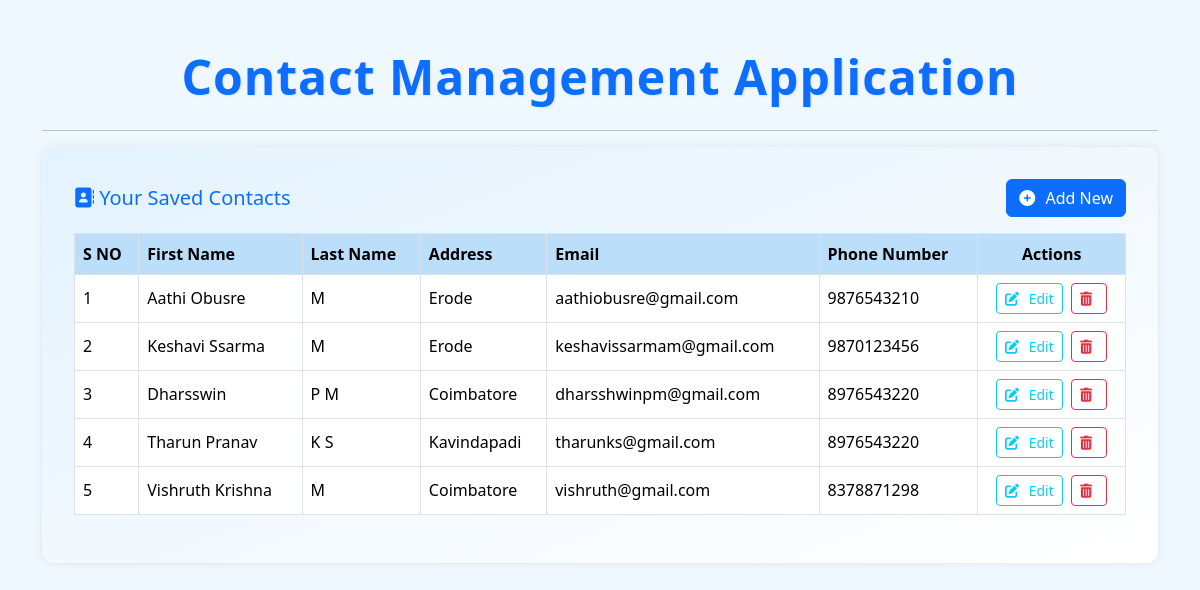
Page /contacts/list/ on the earlier database version.
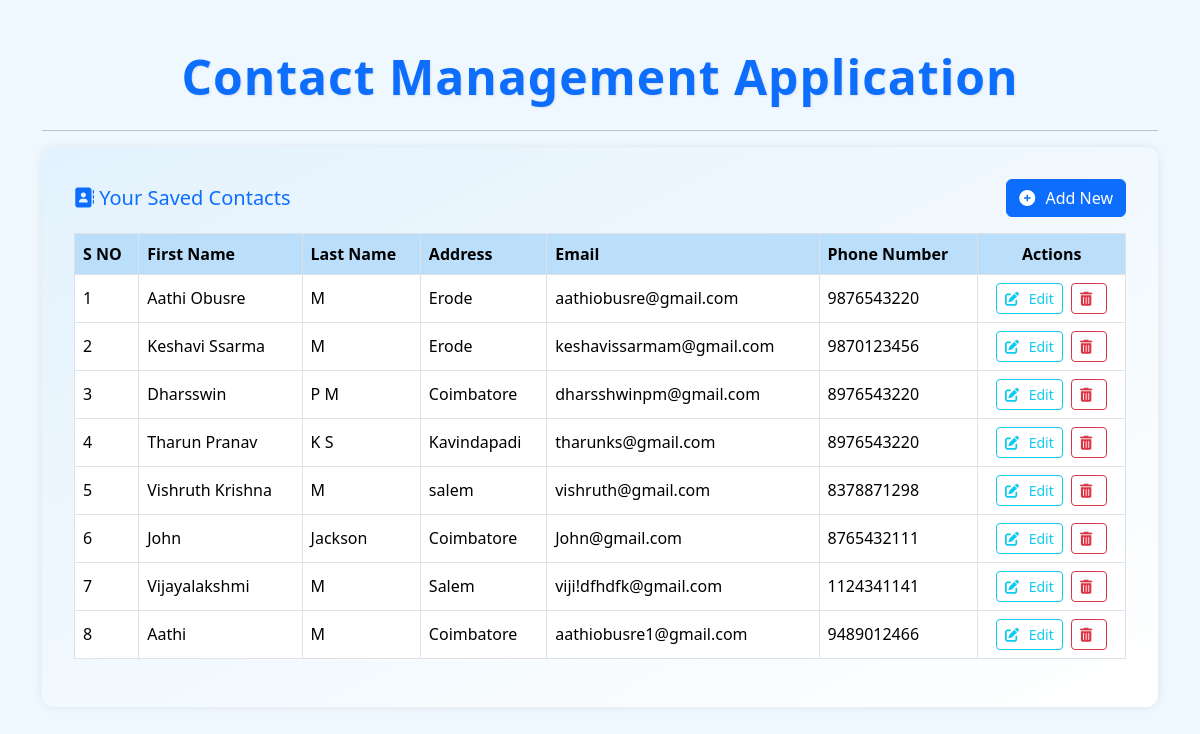
Same page on the later database version.
### contacts/models.py (models this page shows, shortened)
class ContactDetails(models.Model):
    ID = models.BigAutoField(primary_key=True)
    FirstName = models.CharField(max_length=200)
    LastName = models.CharField(max_length=200)
    Address = models.CharField(max_length=200)
    Email = models.EmailField(max_length=200, unique=True)
    PhoneNumber = models.CharField(max_length=10, unique=True)
    class Meta:
        unique_together = ('FirstName','LastName')

### contacts/views.py (the view)
# urls.py: path('list/',views.contact_list,name='contact_list')  #get req to retrive and display all records
def contact_list(request):
    context = {'contact_list': ContactDetails.objects.all()}
    return render(request, "contact_details/contact_list.html", context)

### contacts/templates/contact_details/contact_list.html (shortened to what this page needs)
{% extends "contact_details/base.html" %}
{% block content %}
<div class="card-theme">
  <div class="d-flex justify-content-between align-items-center mb-3">
    <h5 class="text-primary mb-0">
      <i class="fas fa-address-book"></i> Your Saved Contacts
    </h5>
    <a href="{% url 'contact_insert' %}" class="btn btn-primary">
      <i class="fas fa-plus-circle"></i> Add New
    </a>
  </div>
  <div class="table-responsive">
    <table class="table table-hover table-bordered table-theme bg-white">
      <thead>
        <tr>
          <th>S NO</th>
          <th>First Name</th>
          <th>Last Name</th>
          <th>Address</th>
          <th>Email</th>
          <th>Phone Number</th>
          <th class="text-center">Actions</th>
        </tr>
      </thead>
      <tbody>
        {% for contact in contact_list %}
        <tr>
          <td>{{ forloop.counter }}</td>
          <td>{{ contact.FirstName }}</td>
          <td>{{ contact.LastName }}</td>
          <td>{{ contact.Address }}</td>
          <td>{{ contact.Email }}</td>
          <td>{{ contact.PhoneNumber }}</td>
          <td class="text-nowrap text-center">
            <a href="{% url 'contact_update' contact.ID %}" class="btn btn-outline-info btn-sm me-1">
              <i class="fas fa-edit"></i> Edit
            </a>
            <form action="{% url 'contact_delete' contact.ID %}" method="post" class="d-inline">
              <button type="submit" class="btn btn-outline-danger btn-sm">
                <i class="fas fa-trash-alt"></i>
                </button>
            </form>
          </td>
        </tr>
        {% empty %}
        <tr>
          <td colspan="7" class="text-center text-muted">No contacts available.</td>
        </tr>
        {% endfor %}
      </tbody>
    </table>
  </div>
</div>
{% endblock content %}

### contacts/templates/contact_details/base.html (shortened to what this page needs)
<!DOCTYPE html>
<html lang="en">
<head>
  <link href="https://cdn.jsdelivr.net/npm/bootstrap@5.3.3/dist/css/bootstrap.min.css" rel="stylesheet">
  <link rel="stylesheet" href="https://cdnjs.cloudflare.com/ajax/libs/font-awesome/6.5.0/css/all.min.css">
</head>
<body>
  <div class="container py-5">
      <div class="text-center mb-4">
        <h1 class="display-5 fw-bold text-primary">Contact Management Application</h1>
        </div>
      <hr>
      {% block content %}
      {% endblock content %}
    </div>
</body>
</html>

### contacts/templates/contact_details/base.html (style rules this page uses)
body { background-color: #f1f5f9; }
.table td, .table th { vertical-align: middle; }
.btn i { margin-right: 4px; }
body { background-color: #f0f8ff; font-family: 'Segoe UI', sans-serif; }
.card-theme { background: linear-gradient(to bottom right, #e3f2fd, #ffffff); border-radius: 12px; padding: 2rem; box-shadow: 0 0 10px rgba(0,0,0,0.08); }
.table-theme th { background-color: #bbdefb !important; color: #000; font-weight: 600; }
.table-theme td, .table-theme th { vertical-align: middle; }
.btn-sm i { margin-right: 4px; }
.btn i { margin-right: 6px; }
h1.display-5 { text-shadow: 1px 1px 2px rgba(0,0,0,0.1); letter-spacing: 1px; }

Differences in the rows shown:
changed ContactDetails "Aathi Obusre": PhoneNumber "9876543210" → "9876543220"
changed ContactDetails "Vishruth Krishna": Address "Coimbatore" → "salem"
added ContactDetails: FirstName "John", LastName "Jackson", Address "Coimbatore", Email "John@gmail.com", PhoneNumber "8765432111"
added ContactDetails: FirstName "Vijayalakshmi", LastName "M", Address "Salem", Email "viji!dfhdfk@gmail.com", PhoneNumber "1124341141"
added ContactDetails: FirstName "Aathi", LastName "M", Address "Coimbatore", Email "aathiobusre1@gmail.com", PhoneNumber "9489012466"
